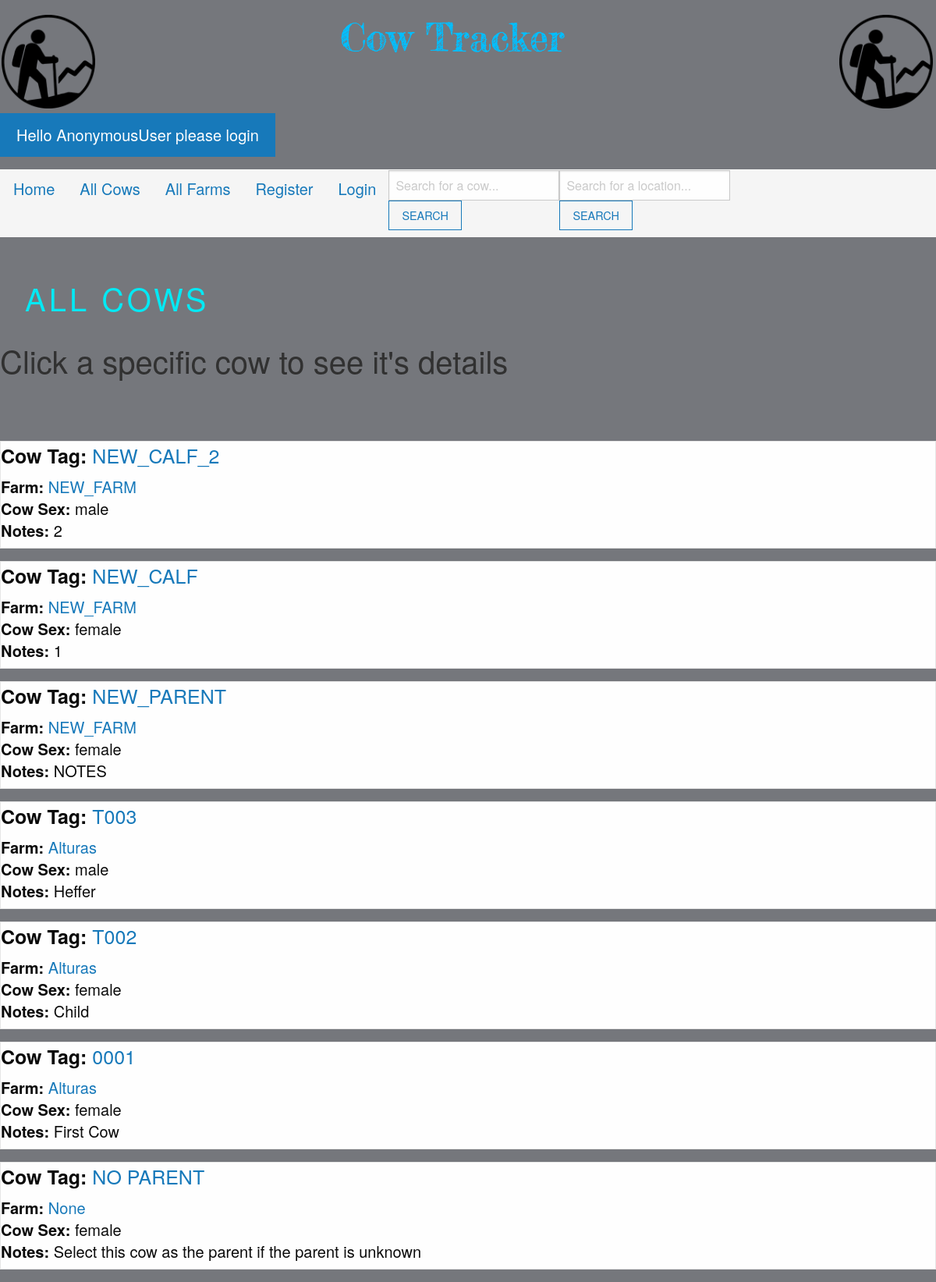
/cows/all-cows/, run on an earlier commit of the app's database.
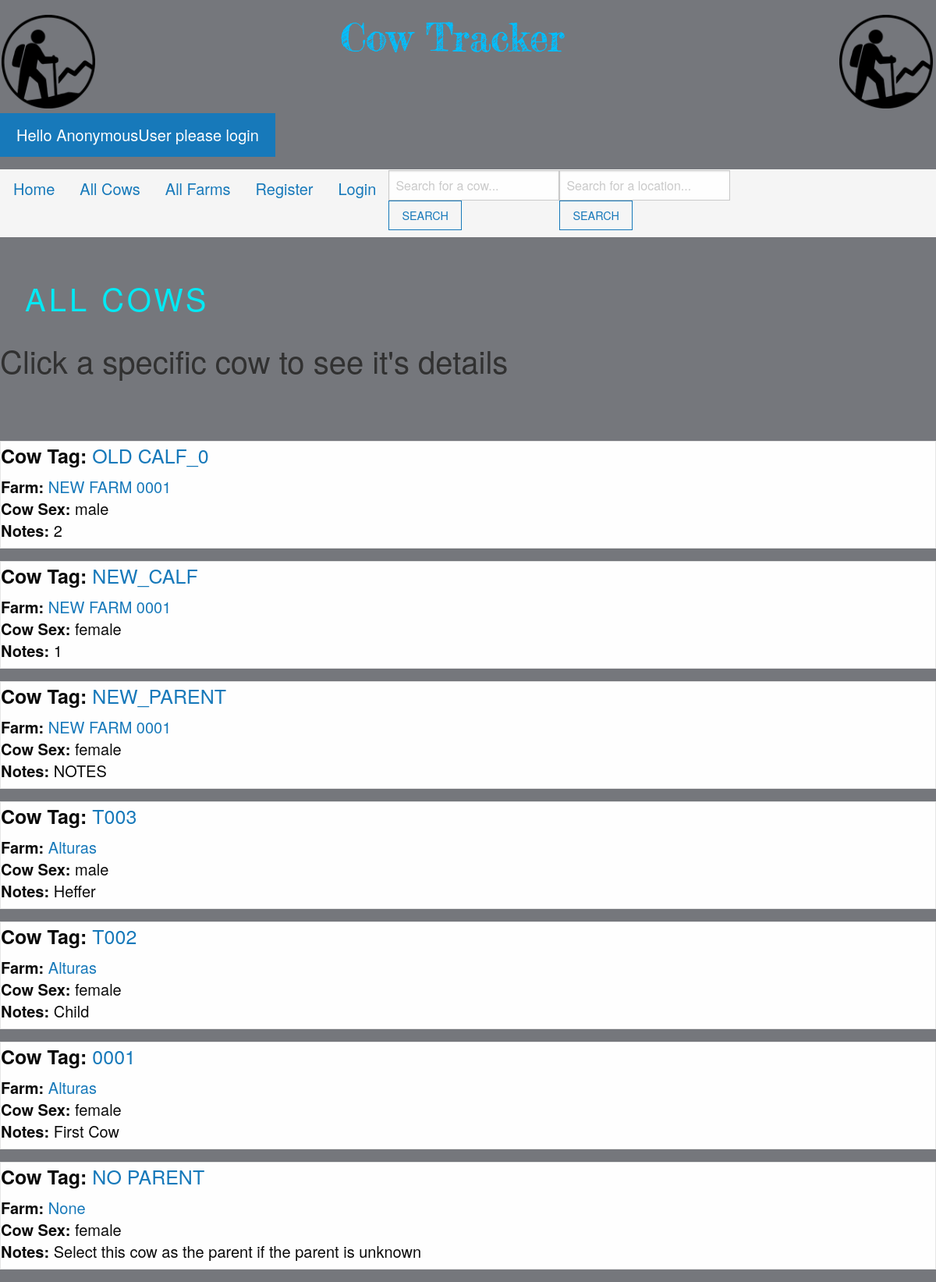
And on a later commit of the database.
### myapp/models.py (models this page shows, shortened)
class Cow(models.Model):
 cow_tag = models.CharField(max_length = 30)
 cow_sex = models.CharField(max_length=6, choices=(('male','MALE'), ('female', "FEMALE")), default='female')
 cow_vaccinations = models.CharField(max_length = 30, blank=True)
 cow_location = models.ForeignKey(FarmLocations, blank=True, null=True, on_delete=models.CASCADE)
 cow_notes = models.CharField(max_length = 200, blank=True)
 cow_PARENT = models.ForeignKey('self', on_delete=models.CASCADE, related_name='children')

class FarmLocations(models.Model):
 location_name = models.CharField('Location Name', max_length=50)
 location_description = models.CharField(max_length=200, blank=True)
 def __str__(self):
    return self.location_name

### myapp/views.py (the view)
# urls.py: path('cows/all-cows/', views.all_cows, name = "cows"),
def all_cows(request):
  cow_list = Cow.objects.all()
  context={
    "title":"All Cows",
    "cow_list":cow_list
  }
  return render(request, "all_cows.html", context)

### myapp/templates/all_cows.html (shortened to what this page needs)
{% extends "base.html" %}
{% load static %}
{% block body %}
 <div >
    <div class="footer-box">
        <form>
          <a style = "margin-left: 1vw;" >
            ALL COWS
          </a>
        </form>
      </div>
  <h2 style="color:rgb(49, 49, 49)">Click a specific cow to see it's details</h2>
  <br/>
  {% for cow in cow_list reversed %}
  <div class = "card">
    <div class = "card-body">
      <h4><strong>Cow Tag: </strong>  <a href = "{% url 'single-cow' cow.id %}">{{ cow.cow_tag }}</a>
      <h5 class = "card-title">
              <strong>Farm:</strong> <a href = /single_farm/{{ cow.cow_location.id }}>{{ cow.cow_location }}</a>
              <br/>
              <strong>Cow Sex: </strong> {{ cow.cow_sex }}
              <br/>
              <strong>Notes:</strong> {{ cow.cow_notes }}
              <br/>
        </div>
  </div>
  {% endfor %}
</div>
{% endblock %}

### myapp/templates/base.html (shortened to what this page needs)
{% load static %}
<!doctype html>
<html class="no-js" lang="en">
<head>
    <link rel="stylesheet" href="{% static 'css/foundation.min.css' %}">
</head>
<body>
    <div>
      {% block navbar %}
      <div style = "position:sticky">
        <h1>
          <a href = "/">
            <img src = "{% static 'imgs/logo.png' %}" style = "width:10%; margin-left:0.2vw">
          </a>
          <a href = "/" style = "margin-left: 12vw;font-size:5vw">
            <img src = "{% static 'imgs/title.png' %}" style = "width:50%">
          </a>
          <a href = "/">
            <img src = "{% static 'imgs/logo.png' %}" style = "width:10%; margin-left:15vw">
          </a>
            {% if user.is_authenticated %}
            <a href = "/" class = "button large">
              Hello {{ user }}
            {% if user.is_staff %}
            {% else %}
            <a class = "alert button">
              You need an admin account to add and update cows or farms.</a>
            {% endif %}
            </a>
            {% else %}
            <a href = "/" class = "button large">
              Hello {{ user }} please login
            </a>
            {% endif %}
        <div id ="navbar">
        <h2 class = "top-bar-right" style = " padding:1px; ">
          <ul class = "menu" style = "font-size:20px;">
            <li><a href = "/" >Home</a></li>
            <li><a href = "/cows/all-cows/">All Cows</a></li>
            <li><a href = "/farms/all-farms/">All Farms</a></li>
            {% if user.is_authenticated %}
              <li><a href = "/members/logout_user">Logout</a></li>
            {% else %}
              <li><a href = "/members/register_user">Register</a></li>
              <li><a href = "/members/login_user">Login</a></li>
            {% endif %}
            <form class = "d-flex" method = POST action ="{% url 'cows_url' %}">
            <input class="form-control me-2" type ="search" placeholder="Search for a cow... " aria-label="Search" name ="searched"><button class = "hollow button" type = "submit">SEARCH</button></form></li>
            <form class = "d-flex" method = POST action ="{% url 'farms_url' %}">
            <input class="form-control me-2" type ="search" placeholder="Search for a location... " aria-label="Search" name ="locSearch"><button class = "hollow button" type = "submit">SEARCH</button></form></li>
          </ul>
        </h2>
      </div>
      {% endblock %}
  {% block body %}
  {% endblock %}
</body>
</html>

### myapp/templates/all_cows.html (style rules this page uses)
* { box-sizing: border-box; }
body { font-family: sans-serif; background:#75777c; }
.footer-box form a { position: relative; display: inline-block; padding: 10px 20px; color: #03e9f4; font-size: 40px; text-decoration: none; text-transform: uppercase; overflow: hidden; transition: .10s; margin-top: 40px; letter-spacing: 4px }
#navbar { overflow: hidden; background-color:whitesmoke }
#navbar a { padding: 14px 16px; }

What changed in the data, as far as the page shows it:
changed Cow: cow_tag "NEW_CALF_2" → "OLD CALF_0"; cow_location "NEW_FARM" → "NEW FARM 0001"
changed through a linked row, Cow "NEW_CALF": cow_location "NEW_FARM" → "NEW FARM 0001"
changed through a linked row, Cow "NEW_PARENT": cow_location "NEW_FARM" → "NEW FARM 0001"
